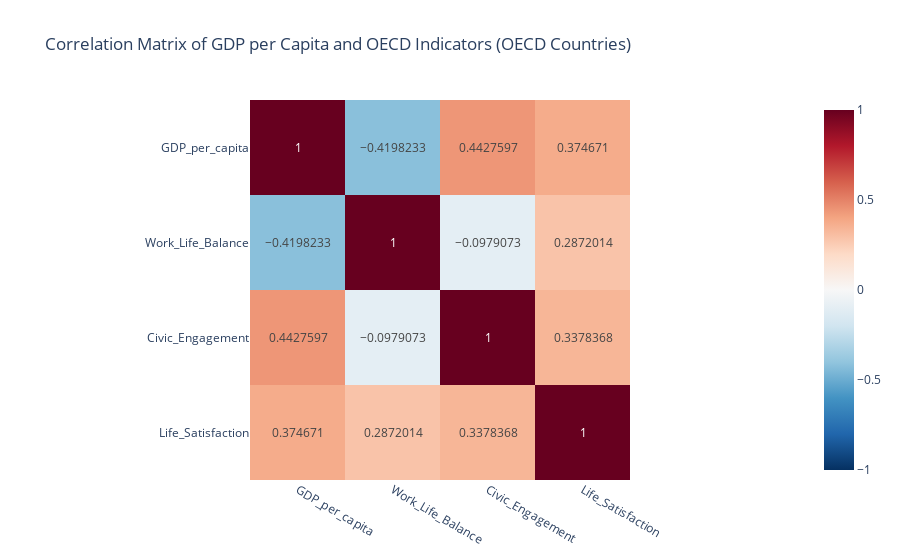

Notebook code for this chart:
### Code cell
# Create a correlation matrix for OECD countries that have all data points
if len(oecd_merged_df_clean) > 0:
    # Calculate and display correlations
    correlation_matrix = oecd_merged_df_clean.drop('Country', axis=1).corr()
    print("Correlation Matrix (OECD Countries):")
    display(correlation_matrix)

    # Visualize the correlation matrix
    fig4 = px.imshow(
        correlation_matrix,
        text_auto=True,
        title='Correlation Matrix of GDP per Capita and OECD Indicators (OECD Countries)',
        color_continuous_scale='RdBu_r',
        zmin=-1, zmax=1
    )
    fig4.show()
else:
    print("Not enough OECD countries with complete data to create a correlation matrix.")
    
    # Alternative: calculate pairwise correlations
    print("\nPairwise correlations with GDP per capita (OECD Countries):")
    
    gdp_wlb_corr = gdp_wlb_oecd['GDP_per_capita'].corr(gdp_wlb_oecd['Work_Life_Balance'])
    gdp_ce_corr = gdp_ce_oecd['GDP_per_capita'].corr(gdp_ce_oecd['Civic_Engagement'])
    gdp_ls_corr = gdp_ls_oecd['GDP_per_capita'].corr(gdp_ls_oecd['Life_Satisfaction'])
    
    print(f"GDP per capita vs Work-Life Balance: {gdp_wlb_corr:.4f}")
    print(f"GDP per capita vs Civic Engagement: {gdp_ce_corr:.4f}")
    print(f"GDP per capita vs Life Satisfaction: {gdp_ls_corr:.4f}")

### Figure 1 — Plotly figure (JSON) as saved in the notebook; plotly's stock layout.template omitted (floating-point values rounded to 4 significant figures)
{"data": [{"coloraxis": "coloraxis", "hovertemplate": "x: %{x}<br>y: %{y}<br>color: %{z}<extra></extra>", "name": "0", "texttemplate": "%{z}", "type": "heatmap", "x": ["GDP_per_capita", "Work_Life_Balance", "Civic_Engagement", "Life_Satisfaction"], "xaxis": "x", "y": ["GDP_per_capita", "Work_Life_Balance", "Civic_Engagement", "Life_Satisfaction"], "yaxis": "y", "z": [[1.0, -0.4198, 0.4428, 0.3747], [-0.4198, 1.0, -0.09791, 0.2872], [0.4428, -0.09791, 1.0, 0.3378], [0.3747, 0.2872, 0.3378, 1.0]]}], "layout": {"coloraxis": {"cmax": 1, "cmin": -1, "colorscale": [[0, "rgb(5,48,97)"], [0.1, "rgb(33,102,172)"], [0.2, "rgb(67,147,195)"], [0.3, "rgb(146,197,222)"], [0.4, "rgb(209,229,240)"], [0.5, "rgb(247,247,247)"], [0.6, "rgb(253,219,199)"], [0.7, "rgb(244,165,130)"], [0.8, "rgb(214,96,77)"], [0.9, "rgb(178,24,43)"], [1, "rgb(103,0,31)"]]}, "title": {"text": "Correlation Matrix of GDP per Capita and OECD Indicators (OECD Countries)"}, "xaxis": {"anchor": "y", "constrain": "domain", "domain": [0, 1], "scaleanchor": "y"}, "yaxis": {"anchor": "x", "autorange": "reversed", "constrain": "domain", "domain": [0, 1]}}}
